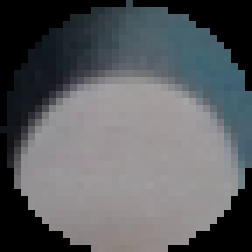
#> input picture vision/vision_piece_dataset/empty/20260430_060048_798636_r3_c2_pred_..png, 36 x 36 px (shown 7 times larger); its folder holds 3 pictures in this run
$ python train_piece_classifier.py
#> lines starting #> are read from the running program, lines starting #| are printed output that depends on the picture; after the words box and inside, x2 and y2 are one past the last pixel; in counts of white or black regions, pixels touching at a corner belong together
from pathlib import Path
import cv2
import numpy as np
import joblib

from sklearn.ensemble import RandomForestClassifier
from sklearn.metrics import classification_report, confusion_matrix


DATASET_DIR = Path("vision_piece_dataset")
MODEL_DIR = DATASET_DIR / "models"
MODEL_PATH = MODEL_DIR / "piece_random_forest.joblib"

LABELS = {
    "empty": 0,
    "yellow": 1,
    "red": 2,
}

ID_TO_LABEL = {
    0: "empty",
    1: "yellow",
    2: "red",
}


_N_FEATURES = 81  # 45 stats + 34 histogram bins + 2 sticker fractions


# Brightness multipliers used for training augmentation (never applied to test set)
AUG_BRIGHTNESS = [0.30, 0.45, 0.60, 0.75, 1.25, 1.45, 1.60]


def _apply_brightness(bgr: np.ndarray, factor: float) -> np.ndarray:
    return np.clip(bgr.astype(np.float32) * factor, 0, 255).astype(np.uint8)


def extract_features(bgr):
    bgr = cv2.resize(bgr, (64, 64))

    hsv = cv2.cvtColor(bgr, cv2.COLOR_BGR2HSV)
    lab = cv2.cvtColor(bgr, cv2.COLOR_BGR2LAB)

    # Ignore black masked-out pixels
    mask = np.any(bgr > 10, axis=2)

    if np.count_nonzero(mask) == 0:
        return np.zeros(_N_FEATURES, dtype=np.float32)

    features = []

    for img in [bgr, hsv, lab]:
        for ch in range(3):
            vals = img[:, :, ch][mask]
            features.extend([
                float(np.mean(vals)),
                float(np.std(vals)),
                float(np.percentile(vals, 10)),
                float(np.percentile(vals, 50)),
                float(np.percentile(vals, 90)),
            ])

    # HSV hue histogram
    h = hsv[:, :, 0][mask]
    s = hsv[:, :, 1][mask]
    v = hsv[:, :, 2][mask]

    h_hist, _ = np.histogram(h, bins=18, range=(0, 180), density=True)
    s_hist, _ = np.histogram(s, bins=8, range=(0, 256), density=True)
    v_hist, _ = np.histogram(v, bins=8, range=(0, 256), density=True)

    features.extend(h_hist.tolist())
    features.extend(s_hist.tolist())
    features.extend(v_hist.tolist())

    # Explicit sticker-color fractions — the primary discriminating signal
    total = float(np.count_nonzero(mask))
    teal = mask & (hsv[:, :, 0] >= 85) & (hsv[:, :, 0] <= 108) & (hsv[:, :, 1] >= 90) & (hsv[:, :, 2] >= 70)
    pink = mask & (hsv[:, :, 0] >= 140) & (hsv[:, :, 0] <= 179) & (hsv[:, :, 1] >= 80) & (hsv[:, :, 2] >= 70)
    features.append(float(teal.sum()) / max(total, 1))
    features.append(float(pink.sum()) / max(total, 1))

    return np.array(features, dtype=np.float32)


def load_dataset(augment: bool = True, test_size: float = 0.25, seed: int = 42):
    """Return (X_train, y_train, X_test, y_test).

    Augmentation is applied only to the training split so test accuracy
    reflects real-world performance, not augmented copies of train images.
    """
#> called with augment = True, test_size = 0.25, seed = 42
    raw: list[tuple[np.ndarray, int]] = []

    for label_name, label_id in LABELS.items():
        folder = DATASET_DIR / label_name
        for path in sorted(folder.glob("*.png")):
            img = cv2.imread(str(path))
#> img is the input picture: shape (36, 36, 3); mean B, G, R 96.2, 93.1, 90.8
            if img is None:
                continue
            raw.append((img, label_id))

    if not raw:
        raise RuntimeError("No labeled images found.")

    rng = np.random.RandomState(seed)
    idx = np.arange(len(raw))
    rng.shuffle(idx)
    split = int(len(idx) * (1 - test_size))
    train_idx, test_idx = idx[:split], idx[split:]

    def _build(indices, with_aug):
#> called with indices = array of shape (2,), with_aug = True
        X, y = [], []
        for i in indices:
            img, label_id = raw[i]
            X.append(extract_features(img))
            y.append(label_id)
            if with_aug:
                for factor in AUG_BRIGHTNESS:
                    X.append(extract_features(_apply_brightness(img, factor)))
                    y.append(label_id)
#> this loop made 2 passes
#> pass 1, in extract_features, `bgr = cv2.resize(bgr, (64, 64))`:
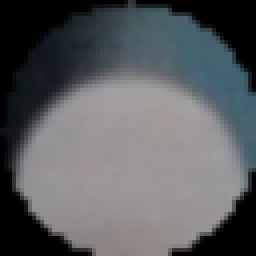
#> bgr: shape (64, 64, 3) (shown 4 times larger); mean of channels 0, 1, 2 96.1, 93, 90.7; drawn as B, G, R
#> pass 1, in extract_features, `mask = np.any(bgr > 10, axis=2)`:
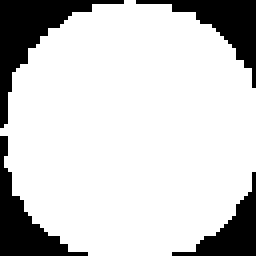
#> mask: shape (64, 64) bool (shown 4 times larger); 80.4% white; 4 black regions, box (x1, y1, x2, y2) and area: (0, 0, 31, 32) 265, (0, 34, 22, 64) 198, (34, 0, 64, 22) 193, (43, 43, 64, 64) 147
#> after the loop:
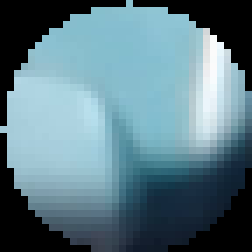
#> img: shape (36, 36, 3) (shown 7 times larger); mean B, G, R 134, 123, 93.2
        return np.vstack(X), np.array(y)

    X_train, y_train = _build(train_idx, augment)
    X_test,  y_test  = _build(test_idx,  False)   # never augment test set
#> the loop in _build (call 2), `for i in indices:` made 1 pass
#> pass 1, in _build (call 2), `img, label_id = raw[i]`:
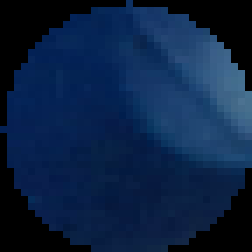
#> img: shape (36, 36, 3) (shown 7 times larger); mean B, G, R 67.3, 34, 11.5
#> pass 1, in extract_features (call 17), `bgr = cv2.resize(bgr, (64, 64))`:
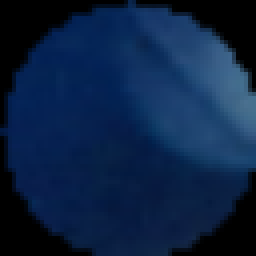
#> bgr: shape (64, 64, 3) (shown 4 times larger); mean of channels 0, 1, 2 67.2, 33.9, 11.4; drawn as B, G, R

    return X_train, y_train, X_test, y_test


def main():
    MODEL_DIR.mkdir(parents=True, exist_ok=True)

    X_train, y_train, X_test, y_test = load_dataset(augment=True)

    print(f"Train samples (with augmentation): {len(y_train)}")
    print(f"Test  samples (originals only):    {len(y_test)}")
    for name, label_id in LABELS.items():
        print(f"  {name}: train={np.sum(y_train == label_id)}  test={np.sum(y_test == label_id)}")

    if len(set(y_train)) < 3:
#> (the run stopped early here; a loop or call above may not have finished)
